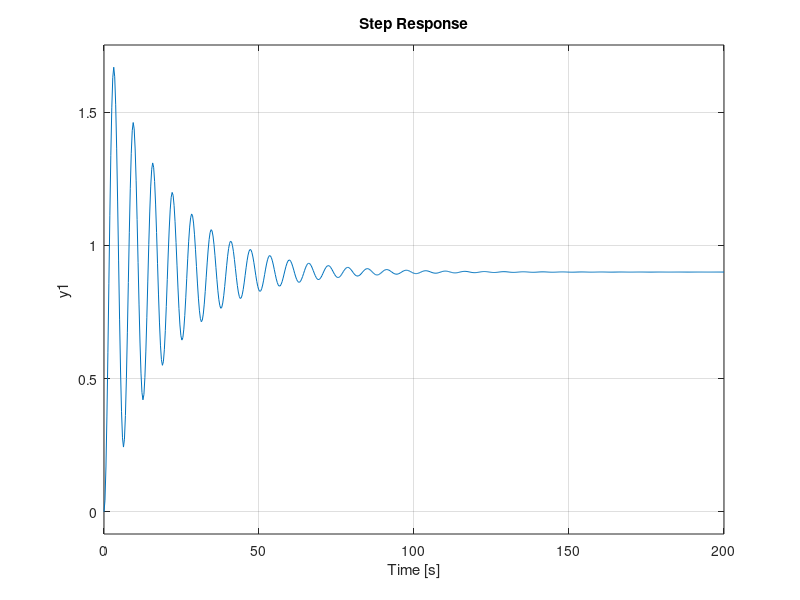

Write the MATLAB code that produced this figure.
clear
close all
clc
format compact

A = [-0.1 -1; 1 0];
B = [0.9; 0];
C = [0 1];
D = 0;

damp(A)
sys = ss(A, B, C, D);
step(sys)